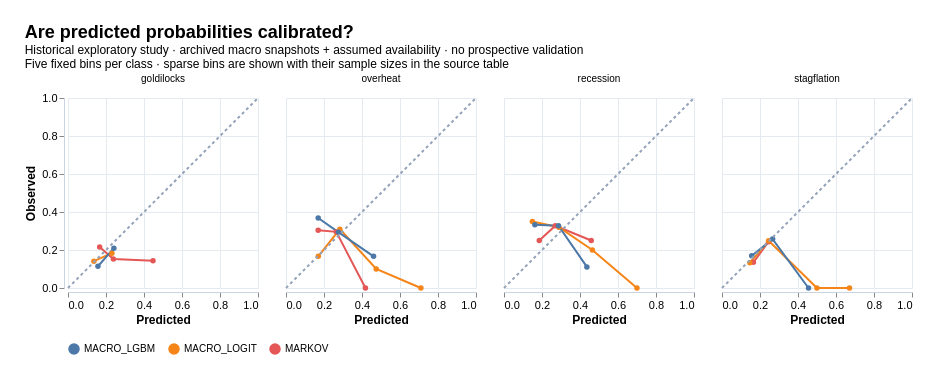

Describe this chart as a Vega-Lite specification.
### Vega-Lite specification from a JSON file in a GitHub repository (floating-point values rounded to 4 significant figures)
{"title": {"text": "Are predicted probabilities calibrated?", "subtitle": ["Historical exploratory study · archived macro snapshots + assumed availability · no prospective validation", "Five fixed bins per class · sparse bins are shown with their sample sizes in the source table"]}, "data": {"values": [{"model": "MARKOV", "state": "goldilocks", "bin_low": 0, "bin_high": 0.2, "n": 37, "mean_probability": 0.1666, "observed_frequency": 0.2162}, {"model": "MARKOV", "state": "goldilocks", "bin_low": 0.2, "bin_high": 0.4, "n": 157, "mean_probability": 0.2387, "observed_frequency": 0.1529}, {"model": "MARKOV", "state": "goldilocks", "bin_low": 0.4, "bin_high": 0.6, "n": 7, "mean_probability": 0.4475, "observed_frequency": 0.1429}, {"model": "MARKOV", "state": "overheat", "bin_low": 0, "bin_high": 0.2, "n": 23, "mean_probability": 0.1694, "observed_frequency": 0.3043}, {"model": "MARKOV", "state": "overheat", "bin_low": 0.2, "bin_high": 0.4, "n": 176, "mean_probability": 0.2646, "observed_frequency": 0.2955}, {"model": "MARKOV", "state": "overheat", "bin_low": 0.4, "bin_high": 0.6, "n": 2, "mean_probability": 0.4182, "observed_frequency": 0}, {"model": "MARKOV", "state": "recession", "bin_low": 0, "bin_high": 0.2, "n": 8, "mean_probability": 0.1857, "observed_frequency": 0.25}, {"model": "MARKOV", "state": "recession", "bin_low": 0.2, "bin_high": 0.4, "n": 177, "mean_probability": 0.2699, "observed_frequency": 0.3277}, {"model": "MARKOV", "state": "recession", "bin_low": 0.4, "bin_high": 0.6, "n": 16, "mean_probability": 0.4591, "observed_frequency": 0.25}, {"model": "MARKOV", "state": "stagflation", "bin_low": 0, "bin_high": 0.2, "n": 37, "mean_probability": 0.1652, "observed_frequency": 0.1351}, {"model": "MARKOV", "state": "stagflation", "bin_low": 0.2, "bin_high": 0.4, "n": 164, "mean_probability": 0.2452, "observed_frequency": 0.2439}, {"model": "MACRO_LOGIT", "state": "goldilocks", "bin_low": 0, "bin_high": 0.2, "n": 92, "mean_probability": 0.1364, "observed_frequency": 0.1413}, {"model": "MACRO_LOGIT", "state": "goldilocks", "bin_low": 0.2, "bin_high": 0.4, "n": 109, "mean_probability": 0.2313, "observed_frequency": 0.1835}, {"model": "MACRO_LOGIT", "state": "overheat", "bin_low": 0, "bin_high": 0.2, "n": 6, "mean_probability": 0.17, "observed_frequency": 0.1667}, {"model": "MACRO_LOGIT", "state": "overheat", "bin_low": 0.2, "bin_high": 0.4, "n": 184, "mean_probability": 0.2835, "observed_frequency": 0.3098}, {"model": "MACRO_LOGIT", "state": "overheat", "bin_low": 0.4, "bin_high": 0.6, "n": 10, "mean_probability": 0.4749, "observed_frequency": 0.1}, {"model": "MACRO_LOGIT", "state": "overheat", "bin_low": 0.6, "bin_high": 0.8, "n": 1, "mean_probability": 0.7099, "observed_frequency": 0}, {"model": "MACRO_LOGIT", "state": "recession", "bin_low": 0, "bin_high": 0.2, "n": 20, "mean_probability": 0.1494, "observed_frequency": 0.35}, {"model": "MACRO_LOGIT", "state": "recession", "bin_low": 0.2, "bin_high": 0.4, "n": 175, "mean_probability": 0.2887, "observed_frequency": 0.32}, {"model": "MACRO_LOGIT", "state": "recession", "bin_low": 0.4, "bin_high": 0.6, "n": 5, "mean_probability": 0.465, "observed_frequency": 0.2}, {"model": "MACRO_LOGIT", "state": "recession", "bin_low": 0.6, "bin_high": 0.8, "n": 1, "mean_probability": 0.6998, "observed_frequency": 0}, {"model": "MACRO_LOGIT", "state": "stagflation", "bin_low": 0, "bin_high": 0.2, "n": 30, "mean_probability": 0.1465, "observed_frequency": 0.1333}, {"model": "MACRO_LOGIT", "state": "stagflation", "bin_low": 0.2, "bin_high": 0.4, "n": 165, "mean_probability": 0.2455, "observed_frequency": 0.2485}, {"model": "MACRO_LOGIT", "state": "stagflation", "bin_low": 0.4, "bin_high": 0.6, "n": 5, "mean_probability": 0.4996, "observed_frequency": 0}, {"model": "MACRO_LOGIT", "state": "stagflation", "bin_low": 0.6, "bin_high": 0.8, "n": 1, "mean_probability": 0.6711, "observed_frequency": 0}, {"model": "MACRO_LGBM", "state": "goldilocks", "bin_low": 0, "bin_high": 0.2, "n": 96, "mean_probability": 0.1577, "observed_frequency": 0.1146}, {"model": "MACRO_LGBM", "state": "goldilocks", "bin_low": 0.2, "bin_high": 0.4, "n": 105, "mean_probability": 0.2415, "observed_frequency": 0.2095}, {"model": "MACRO_LGBM", "state": "overheat", "bin_low": 0, "bin_high": 0.2, "n": 19, "mean_probability": 0.1695, "observed_frequency": 0.3684}, {"model": "MACRO_LGBM", "state": "overheat", "bin_low": 0.2, "bin_high": 0.4, "n": 170, "mean_probability": 0.2755, "observed_frequency": 0.2941}, {"model": "MACRO_LGBM", "state": "overheat", "bin_low": 0.4, "bin_high": 0.6, "n": 12, "mean_probability": 0.4608, "observed_frequency": 0.1667}, {"model": "MACRO_LGBM", "state": "recession", "bin_low": 0, "bin_high": 0.2, "n": 18, "mean_probability": 0.1624, "observed_frequency": 0.3333}, {"model": "MACRO_LGBM", "state": "recession", "bin_low": 0.2, "bin_high": 0.4, "n": 174, "mean_probability": 0.2867, "observed_frequency": 0.3276}, {"model": "MACRO_LGBM", "state": "recession", "bin_low": 0.4, "bin_high": 0.6, "n": 9, "mean_probability": 0.4362, "observed_frequency": 0.1111}, {"model": "MACRO_LGBM", "state": "stagflation", "bin_low": 0, "bin_high": 0.2, "n": 59, "mean_probability": 0.1562, "observed_frequency": 0.1695}, {"model": "MACRO_LGBM", "state": "stagflation", "bin_low": 0.2, "bin_high": 0.4, "n": 136, "mean_probability": 0.2664, "observed_frequency": 0.2574}, {"model": "MACRO_LGBM", "state": "stagflation", "bin_low": 0.4, "bin_high": 0.6, "n": 6, "mean_probability": 0.4553, "observed_frequency": 0}]}, "facet": {"column": {"field": "state", "type": "nominal", "title": null}}, "spec": {"width": 190, "height": 190, "layer": [{"mark": {"type": "line", "point": true}, "encoding": {"x": {"field": "mean_probability", "type": "quantitative", "scale": {"domain": [0, 1]}, "title": "Predicted"}, "y": {"field": "observed_frequency", "type": "quantitative", "scale": {"domain": [0, 1]}, "title": "Observed"}, "color": {"field": "model", "type": "nominal", "title": null, "legend": {"orient": "bottom"}}, "order": {"field": "bin_low"}}}, {"data": {"values": [{"x": 0, "y": 0}, {"x": 1, "y": 1}]}, "mark": {"type": "line", "color": "#94a3b8", "strokeDash": [3, 3]}, "encoding": {"x": {"field": "x", "type": "quantitative"}, "y": {"field": "y", "type": "quantitative"}}}]}, "background": "#ffffff", "padding": 24, "config": {"font": "Arial", "title": {"fontSize": 18, "anchor": "start"}, "axis": {"labelFontSize": 11, "titleFontSize": 12, "gridColor": "#e5eaf0", "domainColor": "#cbd5e1"}, "view": {"stroke": null}}}
